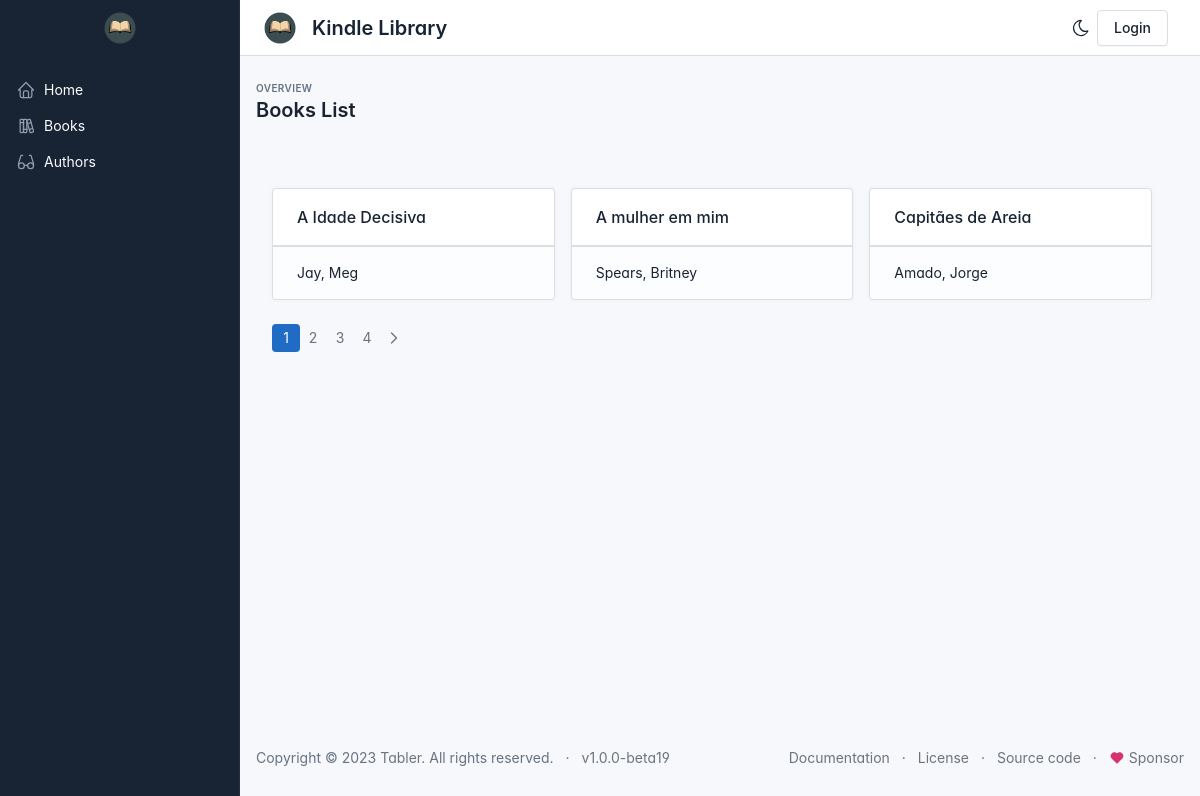
The page /books/ on the database its author committed.
### catalog/models.py (models this page shows, shortened)
class Book(models.Model):
    title = models.CharField(max_length=200)
    author = models.ForeignKey('Author', on_delete=models.RESTRICT, null=True)
    summary = models.TextField(max_length=1000, help_text="Enter a brief description of the book")
    isbn = models.CharField('ISBN', max_length=13, help_text="13 Character <a href='https://www.isbn-international.org/content/what-isbn'>ISBN</a>")
    genre = models.ManyToManyField(Genre, help_text='Select a genre for this book')
    language = models.ForeignKey('Language', on_delete=models.SET_NULL, null=True)
    class Meta:
        ordering = ['title', 'author']
    def display_genre(self):
        return ','. join(genre.name for genre in self.genre.all()[:3])
    display_genre.short_description = 'Genre'
    def get_absolute_url(self):
        return reverse("book-detail", args=[str(self.id)])

class Author(models.Model):
    first_name = models.CharField(max_length=100)
    last_name = models.CharField(max_length=100)
    date_of_birth = models.DateField(null=True, blank=True)
    date_of_death = models.DateField('Died', null=True, blank=True)
    class Meta:
        ordering=['last_name', 'first_name']
    def __str__(self):
        return f'{self.last_name}, {self.first_name}'

### catalog/views.py (the view)
# urls.py: path('books/', views.BookListView.as_view(), name='books'),
class BookListView(generic.ListView):
    model = Book
    context_object_name = 'book_list'
    paginate_by = 3
    queryset = Book.objects.all().order_by('title')
    template_name = 'book_list.html'
    def get_context_data(self, **kwargs):
        context = super(BookListView, self).get_context_data(**kwargs)
        return context

### catalog/templates/catalog/book_list.html (shortened to what this page needs)
{% extends "base.html" %}
{% block title %}
    Books List
{% endblock %}
{% block content %}
    {% if book_list %}
            <div class="page-body">
                <div class="container-xl">
                    <div class="row row-cards">
                        <div class="row row-cards row-deck">
                            {% for book in book_list %}
                                <div class="col-md-4">
                                    <div class="card">
                                    <div class="card-header">
                                        <h3 class="card-title"><a href="{{ book.get_absolute_url }}">{{ book.title }}</a></h3>
                                    </div>
                                    <div class="card-footer">
                                        {{book.author}}
                                    </div>
                                    </div>
                                </div>
                            {% endfor %}
                        </div>
                    </div>
                </div>
            </div>
    {% endif %}
{% endblock %}
{% block pagination %}
    <div class="page-body">
        <div class="container-xl">
            <ul class="pagination ">
                {% for page_number in page_obj.paginator.page_range %}
                <li class="page-item {% if page_number == page_obj.number %}active
                {% endif %}">
                    <a href="{% url 'list-books-api' %}" class="page-link">
                    {{page_number}}
                </a>
                </li>
                {% endfor %}
                {% if page_obj.has_next %}
                <li class="page-item">
                    <a class="page-link" href="?page={{ page_obj.next_page_number }}">
                    <svg xmlns="http://www.w3.org/2000/svg" class="icon" width="24" height="24" viewBox="0 0 24 24" stroke-width="2" stroke="currentColor" fill="none" stroke-linecap="round" stroke-linejoin="round"><path stroke="none" d="M0 0h24v24H0z" fill="none"/><path d="M9 6l6 6l-6 6" /></svg>
                    </a>
                </li>
                {% endif %}
            </ul>
        </div>
    </div>
{% endblock %}

### catalog/templates/base.html (style rules this page uses)
:root { --tblr-font-sans-serif: 'Inter Var', -apple-system, BlinkMacSystemFont, San Francisco, Segoe UI, Roboto, Helvetica Neue, sans-serif; }
body { font-feature-settings: "cv03", "cv04", "cv11"; }

### rows shown on the page
Book: title "A Idade Decisiva", author "Jay, Meg"
Book: title "A mulher em mim", author "Spears, Britney"
Book: title "Capitães de Areia", author "Amado, Jorge"

### other values the page prints
{{ page_number }} "1" "2" "3" "4"
